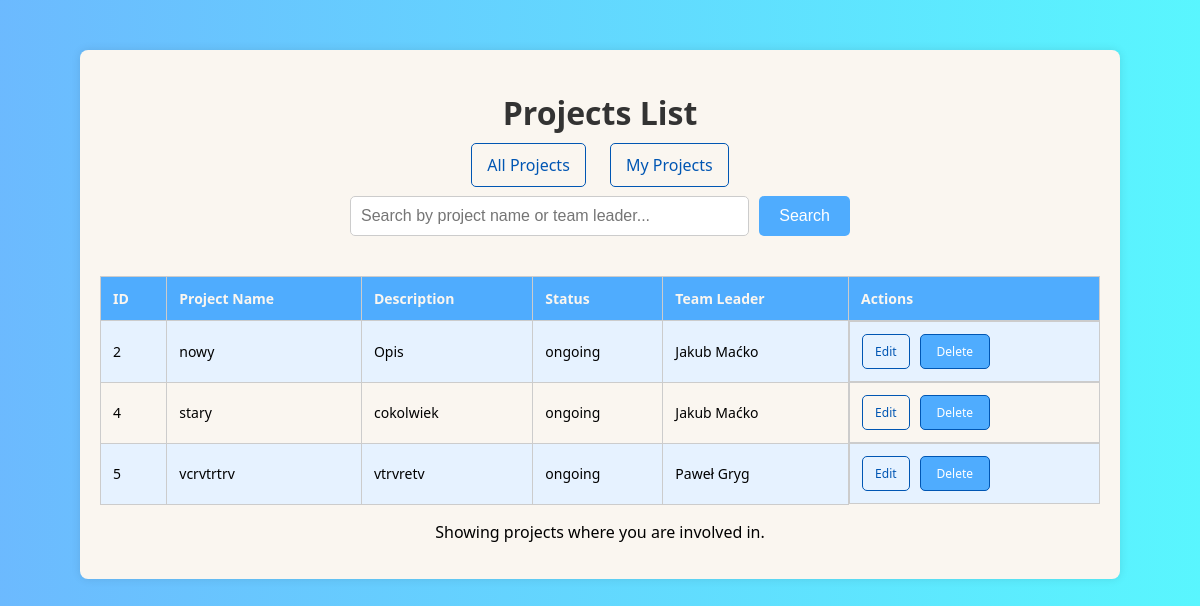
The page /my_projects/ (signed in) on the database its author committed.
### projekty/models.py (models this page shows, shortened)
class Projects(models.Model):
    STATUS_CHOICES = (
        ('ongoing', 'Ongoing'),
        ('completed', 'Completed'),
        ('paused', 'Paused'),
    )
    project_name = models.CharField(max_length=60)
    team_leader = models.ForeignKey(Employes, on_delete=models.CASCADE, related_name="led_projects", null=True, blank=True)
    workers = models.ManyToManyField(Employes, through='RelationEmployesProjects')
    status = models.CharField(max_length=10, choices=STATUS_CHOICES, default='ongoing')  # Domyślny status
    description = models.TextField()

class Employes(models.Model):
    name = models.CharField(max_length=40)
    surname = models.CharField(max_length=40)
    adres = models.CharField(max_length=100)
    user = models.OneToOneField(User, on_delete=models.CASCADE, null=True)
    email = models.EmailField(max_length=50, default='email@example.com')
    team = models.CharField(max_length=40, default='Default Team')  # Domyślna wartość
    phone_number = models.CharField(max_length=15, default='111111111')
    laboratory = models.ForeignKey('Laboratories', on_delete=models.CASCADE, null=True, blank=True)
    def __str__(self):
        return f"{self.name} {self.surname}"

### projekty/views.py (the view)
# urls.py: path('my_projects/', views.my_projects, name='my_projects'),
@login_required
def my_projects(request):
    try:
        employe = Employes.objects.get(user=request.user)
        projects = Projects.objects.filter(workers=employe)
    except Employes.DoesNotExist:
        projects = []
    return render(request, 'project_list.html', {'projects': projects, 'my_projects': True})

### templates/project_list.html (shortened to what this page needs)
<!DOCTYPE html>
<html lang="en">
<head>
</head>
<body>
    <div class="table-container">
        <h1>Projects List</h1>
        <div class="navigation-links">
            <a href="{% url 'project_list' %}">All Projects</a>
            <a href="{% url 'my_projects' %}">My Projects</a>
        </div>
        <div class="form-container">
            <form action="{% url 'project_list' %}" method="get">
                <input type="text" name="q" placeholder="Search by project name or team leader...">
                <button type="submit">Search</button>
            </form>
        </div>
        <div class="table-scroll">
            <table>
                <thead>
                    <tr>
                        <th>ID</th>
                        <th>Project Name</th>
                        <th>Description</th>
                        <th>Status</th>
                        <th>Team Leader</th>
                        <th>Actions</th>
                    </tr>
                </thead>
                <tbody>
                    {% for project in projects %}
                    <tr>
                        <td>{{ project.id }}</td>
                        <td>{{ project.project_name }}</td>
                        <td>{{ project.description }}</td>
                        <td>{{ project.status }}</td>
                        <td>{{ project.team_leader }}</td>
                        <td class="actions">
                            <a href="{% url 'upd_pro' project.id %}">Edit</a>
                            <form class="delete-form" action="{% url 'del_pro' project.id %}" method="post" style="display: inline;">
                                <button type="submit" onclick="return confirm('Are you sure you want to delete this record?')">Delete</button>
                            </form>
                        </td>
                    </tr>
                    {% empty %}
                    <tr>
                        <td colspan="5">No projects found</td>
                    </tr>
                    {% endfor %}
                </tbody>
            </table>
        </div>
        {% if my_projects %}
        <p>Showing projects where you are involved in.</p>
        {% endif %}
    </div>
</body>
</html>

### templates/project_list.html (style rules this page uses)
body { font-family: 'Segoe UI', Tahoma, Geneva, Verdana, sans-serif; background: linear-gradient(to right, #4facfed5 0%, #00f1fea6 100%); margin: 0; padding: 0; display: flex; flex-direction: column; align-items: center; min-height: 100vh; }
.table-container { background-color: #faf6f0; padding: 20px; border-radius: 8px; box-shadow: 0 0 10px rgba(0, 0, 0, 0.1); text-align: center; width: 90%; max-width: 1000px; overflow-x: auto; margin-top: 50px; }
h1 { color: #333; margin-bottom: 20px; }
.navigation-links { margin-bottom: 20px; }
.navigation-links a { margin: 0 10px; padding: 10px 15px; text-decoration: none; color: #0056b3; border: 1px solid #0056b3; border-radius: 5px; background-color: transparent; cursor: pointer; transition: background-color 0.3s, color 0.3s; font-family: 'Segoe UI', Tahoma, Geneva, Verdana, sans-serif; }
.form-container { display: flex; justify-content: center; align-items: center; width: 100%; margin-bottom: 20px; }
form { display: flex; width: 100%; max-width: 500px; }
form input[type=text] { flex: 1; padding: 10px; font-size: 16px; border: 1px solid #ccc; border-radius: 5px; margin-right: 10px; box-sizing: border-box; }
form button { padding: 10px 20px; font-size: 16px; background-color: #4facfe; color: #fff; border: none; border-radius: 5px; cursor: pointer; transition: background-color 0.3s ease; }
.table-scroll { overflow-x: auto; max-height: 400px; margin-top: 10px; }
table { width: 100%; border-collapse: collapse; margin-top: 20px; }
th, td { border: 1px solid #ccc; padding: 12px; text-align: left; font-size: 14px; }
th { background-color: #4facfe; color: #faf6f0; }
tr:nth-child(even) { background-color: #faf6f0; }
tr:nth-child(odd) { background-color: #e6f2ff; }
.actions { display: flex; justify-content: center; align-items: center; gap: 10px; }
.actions a, .actions button { padding: 8px 12px; font-size: 12px; text-decoration: none; color: #0056b3; border: 1px solid #0056b3; border-radius: 5px; background-color: transparent; cursor: pointer; transition: background-color 0.3s, color 0.3s; font-family: 'Segoe UI', Tahoma, Geneva, Verdana, sans-serif; display: inline-block; }
.actions button { background-color: #4facfe; color: #fff; padding: 8px 16px; }
.delete-form { margin: 0; }

### rows shown on the page
Projects: id "2", project_name "nowy", description "Opis", status "ongoing", team_leader "Jakub Maćko"
Projects: id "4", project_name "stary", description "cokolwiek", status "ongoing", team_leader "Jakub Maćko"
Projects: id "5", project_name "vcrvtrtrv", description "vtrvretv", status "ongoing", team_leader "Paweł Gryg"
